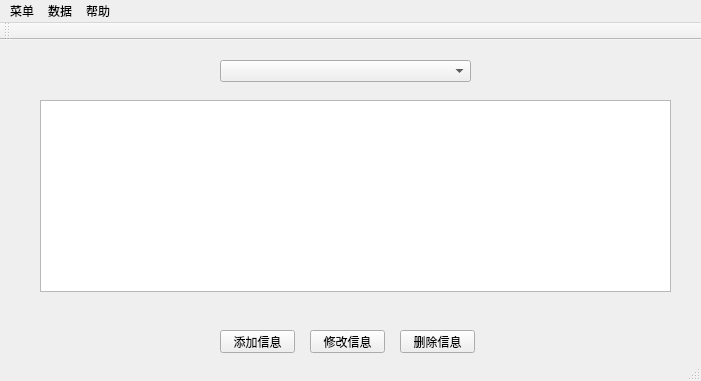
<?xml version="1.0" encoding="UTF-8"?>
<ui version="4.0">
 <class>MainWindow</class>
 <widget class="QMainWindow" name="MainWindow">
  <property name="geometry">
   <rect>
    <x>0</x>
    <y>0</y>
    <width>701</width>
    <height>381</height>
   </rect>
  </property>
  <property name="windowTitle">
   <string>汽车销售管理系统</string>
  </property>
  <widget class="QWidget" name="centralWidget">
   <widget class="QStackedWidget" name="stackedWidget">
    <property name="geometry">
     <rect>
      <x>0</x>
      <y>0</y>
      <width>701</width>
      <height>351</height>
     </rect>
    </property>
    <property name="currentIndex">
     <number>2</number>
    </property>
    <widget class="QWidget" name="page_0">
     <widget class="QLabel" name="label">
      <property name="geometry">
       <rect>
        <x>130</x>
        <y>140</y>
        <width>451</width>
        <height>61</height>
       </rect>
      </property>
      <property name="font">
       <font>
        <family>字酷堂海藏楷体</family>
        <pointsize>26</pointsize>
       </font>
      </property>
      <property name="text">
       <string>欢迎使用车辆销售管理系统</string>
      </property>
     </widget>
    </widget>
    <widget class="QWidget" name="page_1">
     <widget class="QPushButton" name="pushButton_2">
      <property name="geometry">
       <rect>
        <x>310</x>
        <y>290</y>
        <width>75</width>
        <height>23</height>
       </rect>
      </property>
      <property name="text">
       <string>修改信息</string>
      </property>
     </widget>
     <widget class="QPushButton" name="pushButton">
      <property name="geometry">
       <rect>
        <x>220</x>
        <y>290</y>
        <width>75</width>
        <height>23</height>
       </rect>
      </property>
      <property name="text">
       <string>添加信息</string>
      </property>
     </widget>
     <widget class="QPushButton" name="pushButton_3">
      <property name="geometry">
       <rect>
        <x>400</x>
        <y>290</y>
        <width>75</width>
        <height>23</height>
       </rect>
      </property>
      <property name="text">
       <string>删除信息</string>
      </property>
     </widget>
     <widget class="QTableView" name="car">
      <property name="geometry">
       <rect>
        <x>40</x>
        <y>60</y>
        <width>631</width>
        <height>192</height>
       </rect>
      </property>
     </widget>
    </widget>
    <widget class="QWidget" name="page_2">
     <widget class="QPushButton" name="pushButton_4">
      <property name="geometry">
       <rect>
        <x>310</x>
        <y>290</y>
        <width>75</width>
        <height>23</height>
       </rect>
      </property>
      <property name="text">
       <string>修改信息</string>
      </property>
     </widget>
     <widget class="QPushButton" name="pushButton_5">
      <property name="geometry">
       <rect>
        <x>220</x>
        <y>290</y>
        <width>75</width>
        <height>23</height>
       </rect>
      </property>
      <property name="text">
       <string>添加信息</string>
      </property>
     </widget>
     <widget class="QPushButton" name="pushButton_6">
      <property name="geometry">
       <rect>
        <x>400</x>
        <y>290</y>
        <width>75</width>
        <height>23</height>
       </rect>
      </property>
      <property name="text">
       <string>删除信息</string>
      </property>
     </widget>
     <widget class="QTableView" name="sale">
      <property name="geometry">
       <rect>
        <x>40</x>
        <y>60</y>
        <width>631</width>
        <height>192</height>
       </rect>
      </property>
     </widget>
     <widget class="QComboBox" name="car_choose1">
      <property name="geometry">
       <rect>
        <x>220</x>
        <y>20</y>
        <width>251</width>
        <height>22</height>
       </rect>
      </property>
     </widget>
    </widget>
    <widget class="QWidget" name="page_3">
     <widget class="QPushButton" name="pushButton_7">
      <property name="geometry">
       <rect>
        <x>220</x>
        <y>290</y>
        <width>75</width>
        <height>23</height>
       </rect>
      </property>
      <property name="text">
       <string>添加信息</string>
      </property>
     </widget>
     <widget class="QPushButton" name="pushButton_8">
      <property name="geometry">
       <rect>
        <x>400</x>
        <y>290</y>
        <width>75</width>
        <height>23</height>
       </rect>
      </property>
      <property name="text">
       <string>删除信息</string>
      </property>
     </widget>
     <widget class="QTableView" name="pay">
      <property name="geometry">
       <rect>
        <x>40</x>
        <y>60</y>
        <width>631</width>
        <height>192</height>
       </rect>
      </property>
     </widget>
     <widget class="QPushButton" name="pushButton_9">
      <property name="geometry">
       <rect>
        <x>310</x>
        <y>290</y>
        <width>75</width>
        <height>23</height>
       </rect>
      </property>
      <property name="text">
       <string>修改信息</string>
      </property>
     </widget>
     <widget class="QComboBox" name="car_choose2">
      <property name="geometry">
       <rect>
        <x>150</x>
        <y>20</y>
        <width>171</width>
        <height>22</height>
       </rect>
      </property>
     </widget>
     <widget class="QComboBox" name="sale_choose">
      <property name="geometry">
       <rect>
        <x>360</x>
        <y>20</y>
        <width>161</width>
        <height>22</height>
       </rect>
      </property>
     </widget>
    </widget>
    <widget class="QWidget" name="page_4">
     <widget class="QPushButton" name="pushButton_10">
      <property name="geometry">
       <rect>
        <x>20</x>
        <y>30</y>
        <width>111</width>
        <height>31</height>
       </rect>
      </property>
      <property name="text">
       <string>销量统计排序</string>
      </property>
     </widget>
     <widget class="QPushButton" name="pushButton_11">
      <property name="geometry">
       <rect>
        <x>20</x>
        <y>70</y>
        <width>111</width>
        <height>31</height>
       </rect>
      </property>
      <property name="text">
       <string>销售款统计排序</string>
      </property>
     </widget>
     <widget class="QPushButton" name="pushButton_12">
      <property name="geometry">
       <rect>
        <x>20</x>
        <y>110</y>
        <width>111</width>
        <height>31</height>
       </rect>
      </property>
      <property name="text">
       <string>欠款客户</string>
      </property>
     </widget>
     <widget class="QTableView" name="tableView">
      <property name="geometry">
       <rect>
        <x>150</x>
        <y>30</y>
        <width>511</width>
        <height>271</height>
       </rect>
      </property>
     </widget>
    </widget>
    <widget class="QWidget" name="page">
     <widget class="QLabel" name="label_2">
      <property name="geometry">
       <rect>
        <x>220</x>
        <y>140</y>
        <width>241</width>
        <height>51</height>
       </rect>
      </property>
      <property name="font">
       <font>
        <family>楷体</family>
        <pointsize>14</pointsize>
       </font>
      </property>
      <property name="text">
       <string>开发：HUST_CS1410_高洁</string>
      </property>
     </widget>
    </widget>
   </widget>
  </widget>
  <widget class="QMenuBar" name="menuBar">
   <property name="geometry">
    <rect>
     <x>0</x>
     <y>0</y>
     <width>701</width>
     <height>23</height>
    </rect>
   </property>
   <widget class="QMenu" name="menu">
    <property name="title">
     <string>菜单</string>
    </property>
    <addaction name="action"/>
   </widget>
   <widget class="QMenu" name="menu_2">
    <property name="title">
     <string>数据</string>
    </property>
    <addaction name="action_2"/>
    <addaction name="action_3"/>
    <addaction name="action_4"/>
    <addaction name="separator"/>
    <addaction name="action_5"/>
   </widget>
   <widget class="QMenu" name="menuAbout">
    <property name="title">
     <string>帮助</string>
    </property>
    <addaction name="action_Car_Sale"/>
   </widget>
   <addaction name="menu"/>
   <addaction name="menu_2"/>
   <addaction name="menuAbout"/>
  </widget>
  <widget class="QToolBar" name="mainToolBar">
   <attribute name="toolBarArea">
    <enum>TopToolBarArea</enum>
   </attribute>
   <attribute name="toolBarBreak">
    <bool>false</bool>
   </attribute>
  </widget>
  <widget class="QStatusBar" name="statusBar"/>
  <action name="action">
   <property name="text">
    <string>退出(Ctrl+Q)</string>
   </property>
   <property name="shortcut">
    <string>Ctrl+Q</string>
   </property>
  </action>
  <action name="action_2">
   <property name="text">
    <string>车型信息</string>
   </property>
  </action>
  <action name="action_3">
   <property name="text">
    <string>汽车销售信息</string>
   </property>
  </action>
  <action name="action_4">
   <property name="text">
    <string>车款缴费信息</string>
   </property>
  </action>
  <action name="action_Car_Sale">
   <property name="text">
    <string>关于Car Sale</string>
   </property>
  </action>
  <action name="action_5">
   <property name="text">
    <string>统计</string>
   </property>
  </action>
 </widget>
 <layoutdefault spacing="6" margin="11"/>
 <resources/>
 <connections/>
 <slots>
  <signal>signal1()</signal>
  <slot>slot1()</slot>
 </slots>
</ui>
